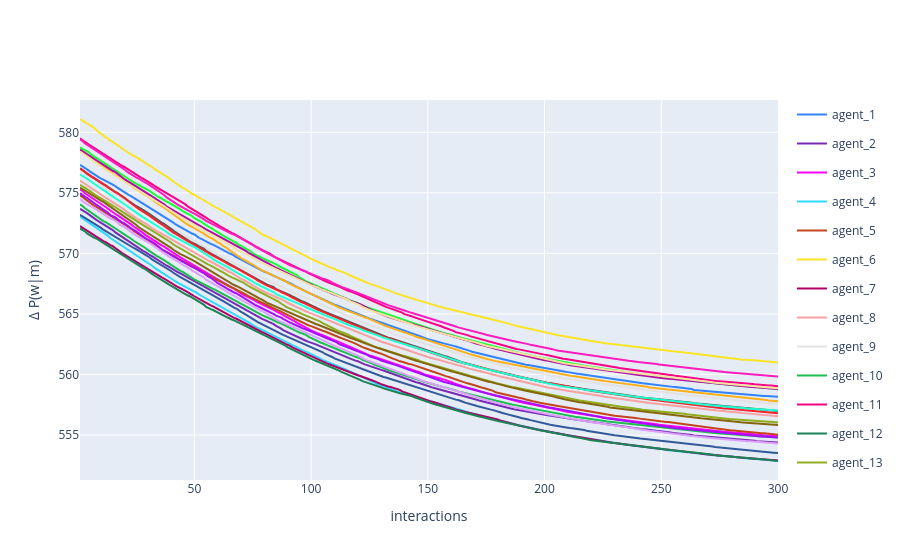

Notebook cell for this chart:
### Code cell
fig = multi_agent_update_plot_from_df(
    vocab_dif,
    time_col='interaction_no',
    dif_col='delta'
)

fig.update_layout(
    # title='Dyadic interaction in a random environment',
    yaxis_title='Δ P(w|m)',
    xaxis_title='interactions'
)
fig.show()

### Figure 1 — Plotly figure (JSON) as saved in the notebook; plotly's stock layout.template omitted (floating-point values rounded to 4 significant figures; data arrays with more than 128 entries replaced by an {"elided": "..."} marker saying what was removed)
{"data": [{"legendgroup": "agent_1", "line": {"color": "#3283FE"}, "mode": "lines", "name": "agent_1", "showlegend": true, "x": {"elided": "300 int values"}, "y": {"elided": "300 float values"}, "type": "scatter"}, {"legendgroup": "agent_2", "line": {"color": "#782AB6"}, "mode": "lines", "name": "agent_2", "showlegend": true, "x": {"elided": "300 int values"}, "y": {"elided": "300 float values"}, "type": "scatter"}, {"legendgroup": "agent_3", "line": {"color": "#FE00FA"}, "mode": "lines", "name": "agent_3", "showlegend": true, "x": {"elided": "300 int values"}, "y": {"elided": "300 float values"}, "type": "scatter"}, {"legendgroup": "agent_4", "line": {"color": "#2ED9FF"}, "mode": "lines", "name": "agent_4", "showlegend": true, "x": {"elided": "300 int values"}, "y": {"elided": "300 float values"}, "type": "scatter"}, {"legendgroup": "agent_5", "line": {"color": "#C4451C"}, "mode": "lines", "name": "agent_5", "showlegend": true, "x": {"elided": "300 int values"}, "y": {"elided": "300 float values"}, "type": "scatter"}, {"legendgroup": "agent_6", "line": {"color": "#FBE426"}, "mode": "lines", "name": "agent_6", "showlegend": true, "x": {"elided": "300 int values"}, "y": {"elided": "300 float values"}, "type": "scatter"}, {"legendgroup": "agent_7", "line": {"color": "#B00068"}, "mode": "lines", "name": "agent_7", "showlegend": true, "x": {"elided": "300 int values"}, "y": {"elided": "300 float values"}, "type": "scatter"}, {"legendgroup": "agent_8", "line": {"color": "#F8A19F"}, "mode": "lines", "name": "agent_8", "showlegend": true, "x": {"elided": "300 int values"}, "y": {"elided": "300 float values"}, "type": "scatter"}, {"legendgroup": "agent_9", "line": {"color": "#E2E2E2"}, "mode": "lines", "name": "agent_9", "showlegend": true, "x": {"elided": "300 int values"}, "y": {"elided": "300 float values"}, "type": "scatter"}, {"legendgroup": "agent_10", "line": {"color": "#1CBE4F"}, "mode": "lines", "name": "agent_10", "showlegend": true, "x": {"elided": "300 int values"}, "y": {"elided": "300 float values"}, "type": "scatter"}, {"legendgroup": "agent_11", "line": {"color": "#FA0087"}, "mode": "lines", "name": "agent_11", "showlegend": true, "x": {"elided": "300 int values"}, "y": {"elided": "300 float values"}, "type": "scatter"}, {"legendgroup": "agent_12", "line": {"color": "#1C8356"}, "mode": "lines", "name": "agent_12", "showlegend": true, "x": {"elided": "300 int values"}, "y": {"elided": "300 float values"}, "type": "scatter"}, {"legendgroup": "agent_13", "line": {"color": "#90AD1C"}, "mode": "lines", "name": "agent_13", "showlegend": true, "x": {"elided": "300 int values"}, "y": {"elided": "300 float values"}, "type": "scatter"}, {"legendgroup": "agent_14", "line": {"color": "#565656"}, "mode": "lines", "name": "agent_14", "showlegend": true, "x": {"elided": "300 int values"}, "y": {"elided": "300 float values"}, "type": "scatter"}, {"legendgroup": "agent_15", "line": {"color": "#FEAF16"}, "mode": "lines", "name": "agent_15", "showlegend": true, "x": {"elided": "300 int values"}, "y": {"elided": "300 float values"}, "type": "scatter"}, {"legendgroup": "agent_16", "line": {"color": "#85660D"}, "mode": "lines", "name": "agent_16", "showlegend": true, "x": {"elided": "300 int values"}, "y": {"elided": "300 float values"}, "type": "scatter"}, {"legendgroup": "agent_17", "line": {"color": "#AA0DFE"}, "mode": "lines", "name": "agent_17", "showlegend": true, "x": {"elided": "300 int values"}, "y": {"elided": "300 float values"}, "type": "scatter"}, {"legendgroup": "agent_18", "line": {"color": "#DEA0FD"}, "mode": "lines", "name": "agent_18", "showlegend": true, "x": {"elided": "300 int values"}, "y": {"elided": "300 float values"}, "type": "scatter"}, {"legendgroup": "agent_19", "line": {"color": "#325A9B"}, "mode": "lines", "name": "agent_19", "showlegend": true, "x": {"elided": "300 int values"}, "y": {"elided": "300 float values"}, "type": "scatter"}, {"legendgroup": "agent_20", "line": {"color": "#16FF32"}, "mode": "lines", "name": "agent_20", "showlegend": true, "x": {"elided": "300 int values"}, "y": {"elided": "300 float values"}, "type": "scatter"}, {"legendgroup": "agent_21", "line": {"color": "#B10DA1"}, "mode": "lines", "name": "agent_21", "showlegend": true, "x": {"elided": "300 int values"}, "y": {"elided": "300 float values"}, "type": "scatter"}, {"legendgroup": "agent_22", "line": {"color": "#FC1CBF"}, "mode": "lines", "name": "agent_22", "showlegend": true, "x": {"elided": "300 int values"}, "y": {"elided": "300 float values"}, "type": "scatter"}, {"legendgroup": "agent_23", "line": {"color": "#F6222E"}, "mode": "lines", "name": "agent_23", "showlegend": true, "x": {"elided": "300 int values"}, "y": {"elided": "300 float values"}, "type": "scatter"}, {"legendgroup": "agent_24", "line": {"color": "#F7E1A0"}, "mode": "lines", "name": "agent_24", "showlegend": true, "x": {"elided": "300 int values"}, "y": {"elided": "300 float values"}, "type": "scatter"}, {"legendgroup": "agent_25", "line": {"color": "#1CFFCE"}, "mode": "lines", "name": "agent_25", "showlegend": true, "x": {"elided": "300 int values"}, "y": {"elided": "300 float values"}, "type": "scatter"}], "layout": {"yaxis": {"title": {"text": "Δ P(w|m)"}}, "xaxis": {"title": {"text": "interactions"}}}}
